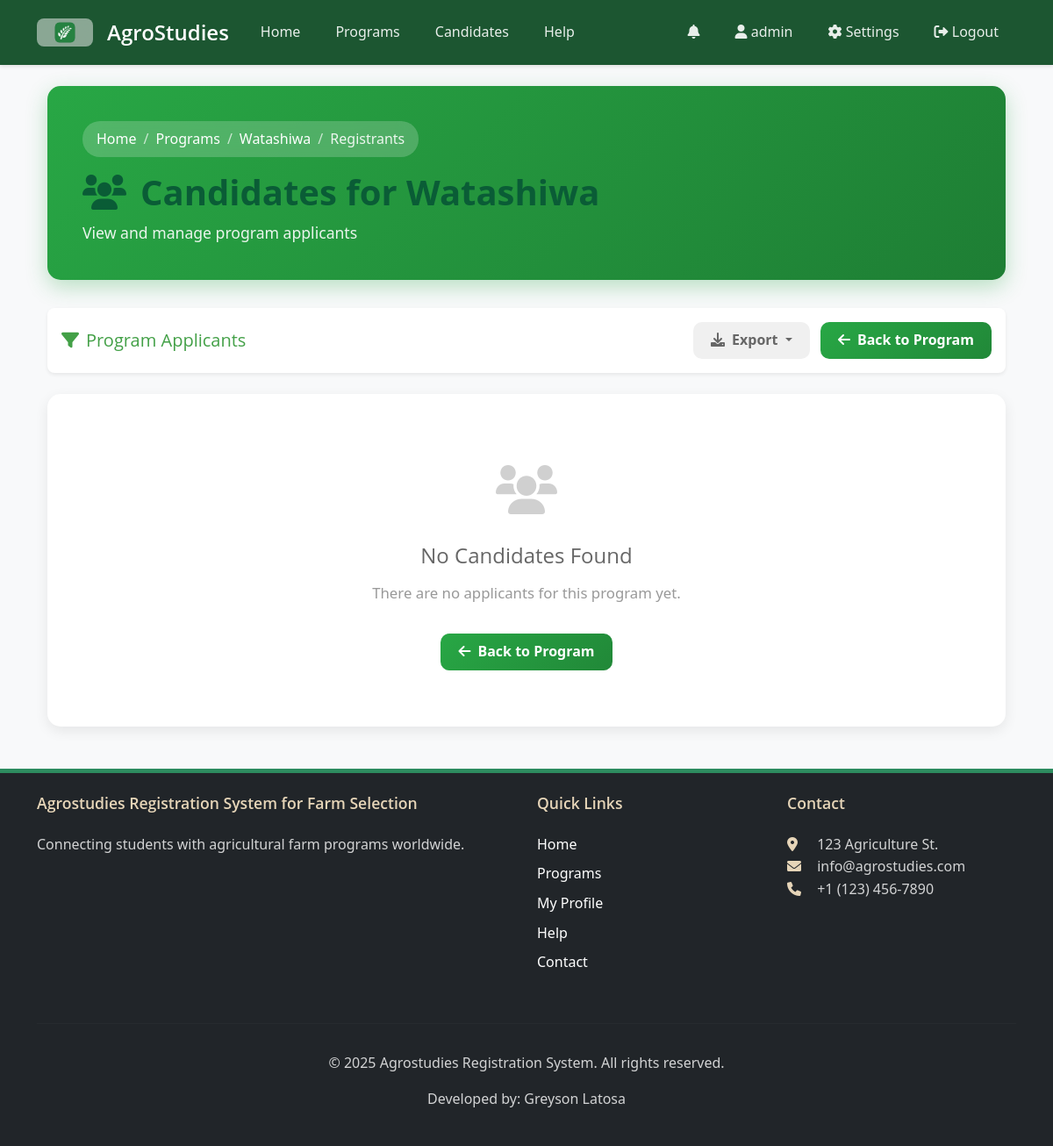
The app's page /programs/5/registrants/ (signed in), older data.
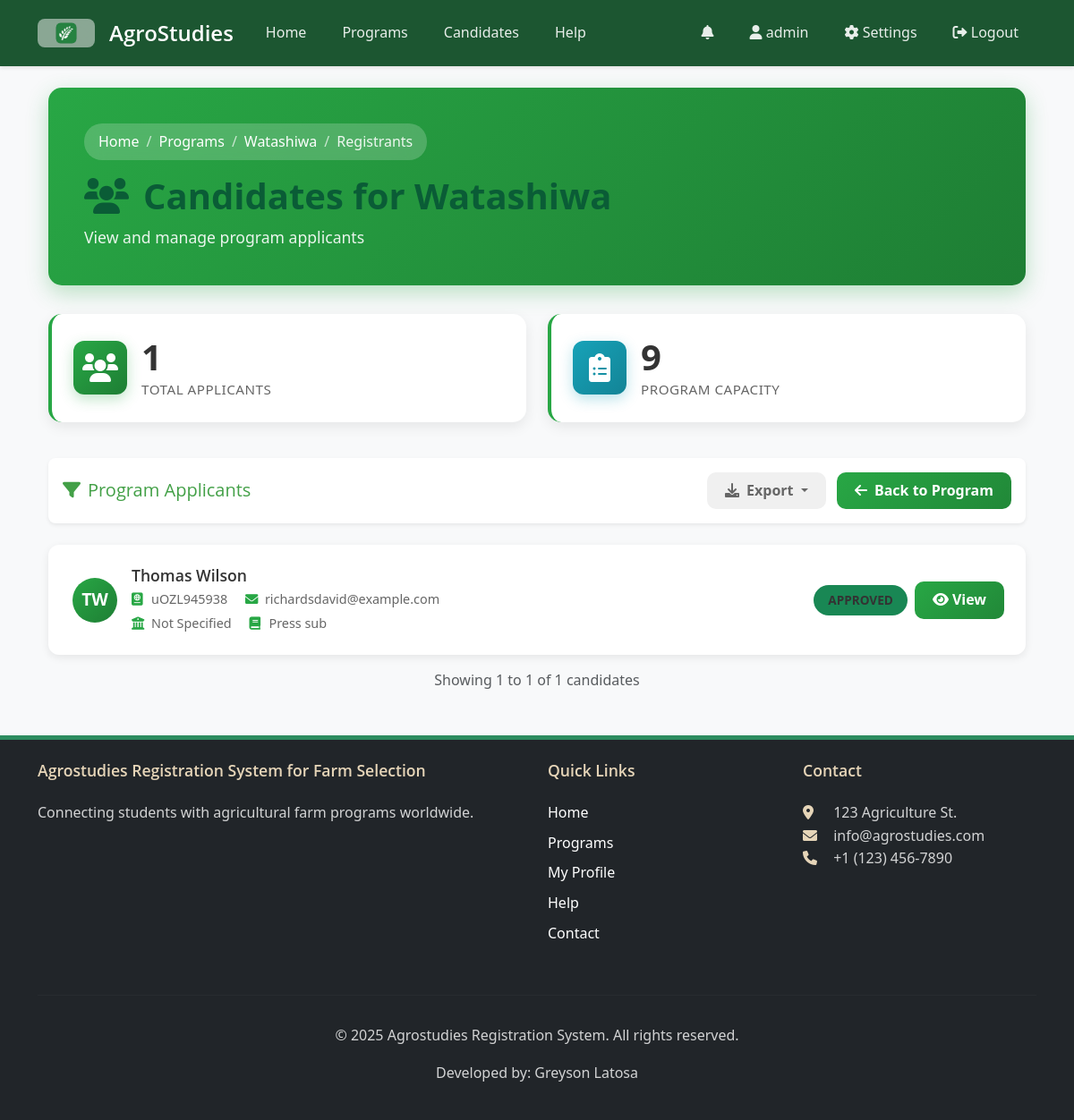
The same page, newer data.
### core/models.py (models this page shows, shortened)
class AgricultureProgram(models.Model):
    title = models.CharField(max_length=200)
    description = models.TextField()
    start_date = models.DateField()
    country = models.CharField(max_length=100, help_text='Country where the program is located')
    location = models.CharField(max_length=100, help_text='Specific location within the country')
    capacity = models.PositiveIntegerField()
    registration_deadline = models.DateTimeField(blank=True, null=True,
        help_text='Deadline for program registration. If not set, registration will be open until start date.')
    image = models.ImageField(upload_to='program_images/', blank=True, null=True, help_text='Program/Farm image')
    is_featured = models.BooleanField(default=False, help_text='Display on landing page as featured program')
    created_at = models.DateTimeField(auto_now_add=True)
    updated_at = models.DateTimeField(auto_now=True)
    GENDER_REQUIREMENT_CHOICES = [
        ('Any', 'Any'),
        ('Male', 'Male Only'),
        ('Female', 'Female Only'),
    ]
    required_gender = models.CharField(max_length=10, choices=GENDER_REQUIREMENT_CHOICES, default='Any')
    requires_license = models.BooleanField(default=False, verbose_name="Requires International Driver's License")
    class Meta:
        ordering = ['-is_featured', '-created_at']

class Candidate(models.Model):
    DRAFT = 'Draft'
    NEW = 'New'
    APPROVED = 'Approved'
    REJECTED = 'Rejected'
    STATUS_CHOICES = [
        (DRAFT, 'Draft'),
        (NEW, 'New'),
        (APPROVED, 'Approved'),
        (REJECTED, 'Rejected'),
    ]
    passport_number = models.CharField(max_length=20)
    first_name = models.CharField(max_length=100)
    last_name = models.CharField(max_length=100)
    email = models.EmailField(blank=True, null=True)
    date_of_birth = models.DateField()
    country_of_birth = models.CharField(max_length=100)
    nationality = models.CharField(max_length=100)
    religion = models.CharField(max_length=100, blank=True, null=True)
    father_name = models.CharField(max_length=100, blank=True, null=True)
    mother_name = models.CharField(max_length=100, blank=True, null=True)
    passport_issue_date = models.DateField()
    passport_expiry_date = models.DateField()
    GENDER_CHOICES = [
        ('Male', 'Male'),
        ('Female', 'Female'),
        ('Other', 'Other'),
    ]
    gender = models.CharField(max_length=10, choices=GENDER_CHOICES)
    shoes_size = models.CharField(max_length=10, blank=True, null=True)
    shirt_size = models.CharField(max_length=10, blank=True, null=True)
    university = models.ForeignKey(University, on_delete=models.CASCADE)
    year_graduated = models.IntegerField(blank=True, null=True)
    specialization = models.CharField(max_length=100)
    secondary_specialization = models.CharField(max_length=100, blank=True, null=True)
    SMOKING_CHOICES = [
        ('Never', 'Never'),
        ('Sometimes', 'Sometimes'),
        ('Often', 'Often'),
    ]
    smokes = models.CharField(max_length=10, choices=SMOKING_CHOICES, default='Never')
    program = models.ForeignKey(AgricultureProgram, on_delete=models.SET_NULL, null=True, blank=True, related_name='candidates')
    status = models.CharField(max_length=20, choices=STATUS_CHOICES, default=DRAFT)
    created_at = models.DateTimeField(auto_now_add=True)
    updated_at = models.DateTimeField(auto_now=True)
    passport_scan = models.FileField(upload_to='passports/', blank=True, null=True)
    tor = models.FileField(upload_to='documents/tor/', blank=True, null=True)
    nc2_tesda = models.FileField(upload_to='documents/tesda/', blank=True, null=True)
    diploma = models.FileField(upload_to='documents/diploma/', blank=True, null=True)
    good_moral = models.FileField(upload_to='documents/moral/', blank=True, null=True)
    nbi_clearance = models.FileField(upload_to='documents/nbi/', blank=True, null=True)
    created_by = models.ForeignKey(User, on_delete=models.CASCADE, related_name='created_candidates')
    class Meta:
        unique_together = ('passport_number', 'university')

class University(models.Model):
    name = models.CharField(max_length=200)
    code = models.CharField(max_length=20, unique=True)
    country = models.CharField(max_length=100)
    class Meta:
        verbose_name_plural = "Universities"

### core/views.py (the view, shortened to what this page needs)
# urls.py: path('programs/<int:program_id>/registrants/', views.program_registrants, name='program_registrants'),
@login_required
def program_registrants(request, program_id):
    if not request.user.is_staff:
        messages.error(request, 'You do not have permission to access this page.')
        return redirect('index')
    program = get_object_or_404(AgricultureProgram, id=program_id)
    candidates_qs = Candidate.objects.filter(program=program).order_by('-created_at')
    export_format = request.GET.get('export')
    paginator = Paginator(candidates_qs, 20)  # Show 20 candidates per page
    page_number = request.GET.get('page')
    page_obj = paginator.get_page(page_number)
    return render(request, 'program_registrants.html', {
        'program': program,
        'page_obj': page_obj,
        'status_colors': {
            'Draft': 'secondary',
            'New': 'info',
            'Approved': 'success',
            'Rejected': 'danger'
        }
    })

### core/context_processors.py (called while the page is built)
def notification_count(request):
    if request.user.is_authenticated:
        unread_count = Notification.objects.filter(user=request.user, read=False).count()
        return {
            'unread_notifications_count': unread_count
        }
    return {
        'unread_notifications_count': 0
    }

### core/templatetags/custom_filters.py (called while the page is built)
@register.filter(name='get_item')
def get_item(dictionary, key):
    return dictionary.get(key, '')

### templates/program_registrants.html (shortened to what the changed rows need)
{% extends 'base.html' %}
{% load custom_filters %}
{% block content %}
<div class="container">
    <div class="registrants-header">
        <nav aria-label="breadcrumb">
            <ol class="breadcrumb mb-3">
                <li class="breadcrumb-item"><a href="{% url 'program_detail' program.id %}">{{ program.title }}</a></li>
            </ol>
        </nav>
        <h1><i class="fas fa-users me-3"></i>Candidates for {{ program.title }}</h1>
        <p class="mb-0" style="font-size: 1.1rem; opacity: 0.9;">View and manage program applicants</p>
    </div>
    {% if page_obj %}
    <div class="row mb-4">
        <div class="col-md-6 mb-3">
            <div class="stats-card">
                <div class="d-flex align-items-center">
                    <div class="stats-icon me-3">
                        <i class="fas fa-users"></i>
                    </div>
                    <div>
                        <h3 class="stats-value">{{ page_obj.paginator.count }}</h3>
                        <p class="stats-label mb-0">Total Applicants</p>
                    </div>
                </div>
            </div>
        </div>
        <div class="col-md-6 mb-3">
            <div class="stats-card">
                <div class="d-flex align-items-center">
                    <div class="stats-icon me-3" style="background: linear-gradient(135deg, #17a2b8 0%, #138496 100%); box-shadow: 0 5px 15px rgba(23, 162, 184, 0.3);">
                        <i class="fas fa-clipboard-list"></i>
                    </div>
                    <div>
                        <h3 class="stats-value">{{ program.capacity }}</h3>
                        <p class="stats-label mb-0">Program Capacity</p>
                    </div>
                </div>
            </div>
        </div>
    </div>
    {% endif %}
    {% if page_obj %}
        {% for candidate in page_obj %}
        <div class="candidate-card">
            <div class="d-flex align-items-center">
                <div class="candidate-avatar">
                    {{ candidate.first_name|first }}{{ candidate.last_name|first }}
                </div>
                <div class="ms-3 flex-grow-1">
                    <h6 class="candidate-name mb-1">{{ candidate.first_name }} {{ candidate.last_name }}</h6>
                    <div class="candidate-meta">
                        <span class="me-3"><i class="fas fa-passport me-1"></i>{{ candidate.passport_number }}</span>
                        <span class="me-3"><i class="fas fa-envelope me-1"></i>{{ candidate.email|default:"--" }}</span>
                    </div>
                    <div class="candidate-meta mt-1">
                        <span class="me-3"><i class="fas fa-university me-1"></i>{{ candidate.university.name }}</span>
                        <span><i class="fas fa-book me-1"></i>{{ candidate.specialization }}</span>
                    </div>
                </div>
                <div class="ms-auto d-flex align-items-center gap-2">
                    <span class="status-badge bg-{{ status_colors|get_item:candidate.status }}">
                        {{ candidate.status }}
                    </span>
                    <a href="{% url 'view_candidate' candidate.id %}" class="action-btn action-btn-primary">
                        <i class="fas fa-eye me-1"></i>View
                    </a>
                </div>
            </div>
        </div>
        {% endfor %}
        <div class="text-center mt-3">
            <p class="text-muted">
                Showing {{ page_obj.start_index }} to {{ page_obj.end_index }} of {{ page_obj.paginator.count }} candidates
            </p>
        </div>
    {% else %}
        <div class="empty-state">
            <div class="empty-icon">
                <i class="fas fa-users"></i>
            </div>
            <h4>No Candidates Found</h4>
            <p>There are no applicants for this program yet.</p>
            <a href="{% url 'program_detail' program.id %}" class="action-btn action-btn-primary mt-3">
                <i class="fas fa-arrow-left me-2"></i>Back to Program
            </a>
        </div>
    {% endif %}
</div>
{% endblock %}

Row changes from the older to the newer data that the page shows:
changed AgricultureProgram "Watashiwa": capacity (not shown) → "9"
added Candidate: first_name|first "T", last_name|first "W", first_name "Thomas", last_name "Wilson", passport_number "uOZL945938", email "richardsdavid@example.com", university.name "Not Specified", specialization "Press sub", status "APPROVED"
Text that changed along with them:
{{ page_obj.paginator.count }}: (not shown) → "1"
{{ page_obj.start_index }}: (not shown) → "1"
{{ page_obj.end_index }}: (not shown) → "1"
text no longer shown: "No Candidates Found There are no applicants for this program yet. Back to Program"
text now shown: "TOTAL APPLICANTS PROGRAM CAPACITY Showing to of candidates"
